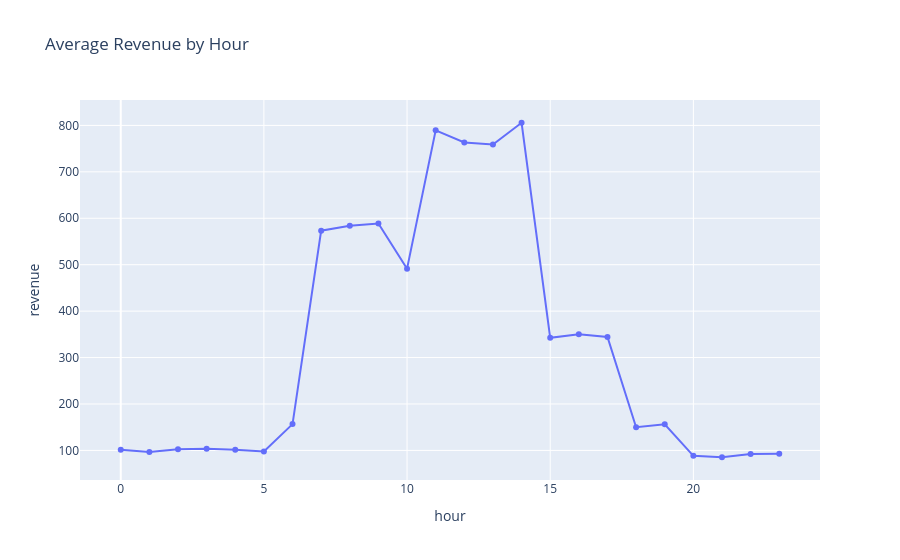

The cell this chart's notebook holds for it:
### Code cell
fig = px.line(
    hourly_sales,
    x="hour",
    y="revenue",
    title="Average Revenue by Hour",
    markers=True
)

fig.show()

### Figure 1 — Plotly figure (JSON) as saved in the notebook; plotly's stock layout.template omitted (floating-point values rounded to 4 significant figures)
{"data": [{"hovertemplate": "hour=%{x}<br>revenue=%{y}<extra></extra>", "legendgroup": "", "line": {"color": "#636efa", "dash": "solid"}, "marker": {"symbol": "circle"}, "mode": "lines+markers", "name": "", "orientation": "v", "showlegend": false, "type": "scatter", "x": [0, 1, 2, 3, 4, 5, 6, 7, 8, 9, 10, 11, 12, 13, 14, 15, 16, 17, 18, 19, 20, 21, 22, 23], "xaxis": "x", "y": [101.5, 96.53, 102.6, 103.5, 101.4, 97.74, 156.7, 573.2, 584.0, 588.7, 491.4, 789.4, 763.1, 758.7, 805.7, 342.6, 350.1, 344.3, 150.0, 156.3, 88.37, 85.29, 92.29, 92.7], "yaxis": "y"}], "layout": {"legend": {"tracegroupgap": 0}, "title": {"text": "Average Revenue by Hour"}, "xaxis": {"anchor": "y", "domain": [0, 1], "title": {"text": "hour"}}, "yaxis": {"anchor": "x", "domain": [0, 1], "title": {"text": "revenue"}}}}
